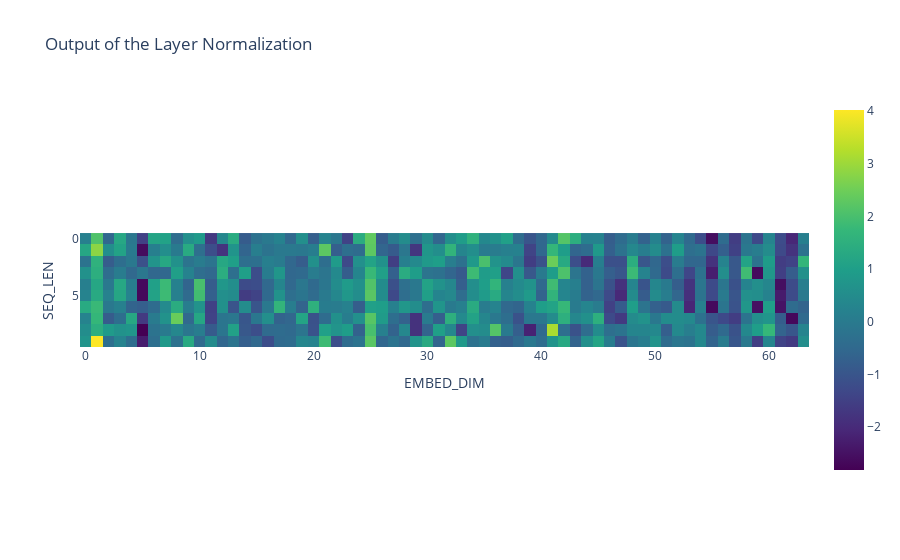

Write notebook code for a chart like this one.
### Markdown cell above
>***Layer Normalization is a type of normalization technique designed to improve the training of deep neural networks. While Batch Normalization normalizes across the batch dimension, Layer Normalization normalizes across the feature dimension.***


1) Compute Mean and Variance (assuming $d_m$ is the feature dimension):
$$\mu = {{1}\over{d_m}}\sum_{i=1}^{d_m} X_i$$
$$\sigma^2 = {{1}\over{d_m}}\sum_{i=1}^{d_m} (X_i - \mu)^2$$

2) Normalize:
$$X_{norm} = {{X - \mu}\over{\sqrt{\sigma^2+\epsilon}}}$$

3) Scale and shift (with $\gamma$ and $\beta$ learned parameters):
$$Y = \gamma * X_{\text{norm}} + \beta$$

### Code cell
@hk.transform
def layer_norm(x, name:str, epsilon=1e-6):
    # computing the mean and variance of the features
    # assuming that the embedding dimension comes last
    means, vars = jnp.mean(x, axis=-1), jnp.var(x, axis=-1)
    normalized = (x - jnp.expand_dims(means, -1)) / jnp.sqrt(jnp.expand_dims(vars, -1) + epsilon)

    gamma = hk.get_parameter(f"gamma_{name}", shape=(x.shape[-1],), init=jnp.ones)
    beta = hk.get_parameter(f"beta_{name}", shape=(x.shape[-1],), init=jnp.zeros)

    return gamma * normalized + beta

post_attention_LN_params = {
    "name":"post_attention",
    "x":residual_connection
}

params = layer_norm.init(key, **post_attention_LN_params)
normalized = layer_norm.apply(params, None, **post_attention_LN_params)
print(normalized.shape)
px.imshow(normalized[0], title="Output of the Layer Normalization", labels=dict(x="EMBED_DIM", y="SEQ_LEN"), color_continuous_scale="VIRIDIS")

### Figure 1 — Plotly figure (JSON) as saved in the notebook; plotly's stock layout.template omitted (floating-point values rounded to 4 significant figures; data arrays with more than 128 entries replaced by an {"elided": "..."} marker saying what was removed)
{"data": [{"coloraxis": "coloraxis", "hovertemplate": "EMBED_DIM: %{x}<br>SEQ_LEN: %{y}<br>color: %{z}<extra></extra>", "name": "0", "type": "heatmap", "xaxis": "x", "yaxis": "y", "z": {"elided": "10x64 float values"}}], "layout": {"coloraxis": {"colorscale": [[0, "#440154"], [0.1111, "#482878"], [0.2222, "#3e4989"], [0.3333, "#31688e"], [0.4444, "#26828e"], [0.5556, "#1f9e89"], [0.6667, "#35b779"], [0.7778, "#6ece58"], [0.8889, "#b5de2b"], [1, "#fde725"]]}, "title": {"text": "Output of the Layer Normalization"}, "xaxis": {"anchor": "y", "constrain": "domain", "domain": [0, 1], "scaleanchor": "y", "title": {"text": "EMBED_DIM"}}, "yaxis": {"anchor": "x", "autorange": "reversed", "constrain": "domain", "domain": [0, 1], "title": {"text": "SEQ_LEN"}}}}
